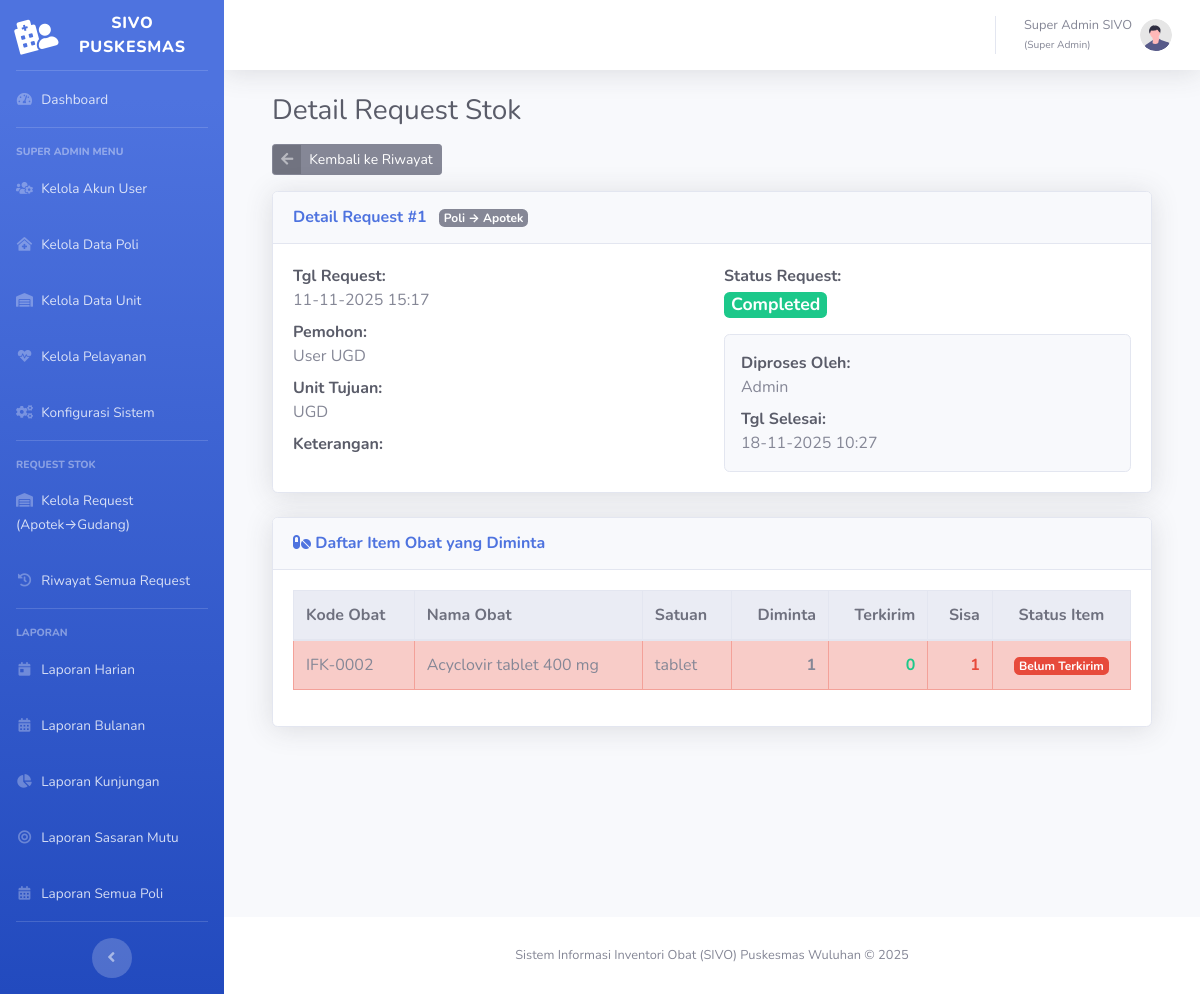
Page /request/detail.php?id=1 (signed in) on the committed database.
### tables this page shows
CREATE TABLE `tbl_request_header` (
  `id_request` bigint(20) NOT NULL,
  `tgl_request` datetime NOT NULL,
  `id_user_request` int(11) NOT NULL COMMENT 'User Poli Belakang yg request',
  `id_unit_tujuan` int(11) NOT NULL COMMENT 'Unit yg minta (cth: UGD)',
  `tipe_request` enum('Poli_ke_Apotek','Apotek_ke_Gudang') NOT NULL DEFAULT 'Poli_ke_Apotek',
  `status` enum('Pending','Partial','Completed','Cancelled') NOT NULL DEFAULT 'Pending',
  `keterangan_request` varchar(255) DEFAULT NULL,
  `id_user_approve` int(11) DEFAULT NULL COMMENT 'Admin yg memproses',
  `tgl_approve` datetime DEFAULT NULL
);

CREATE TABLE `tbl_user` (
  `id_user` int(11) NOT NULL,
  `id_role` int(11) NOT NULL,
  `id_poli` int(11) DEFAULT NULL COMMENT 'Wajib diisi jika rolenya Poli. Null jika Admin.',
  `username` varchar(50) NOT NULL,
  `password` varchar(255) NOT NULL COMMENT 'Wajib di-hash (bcrypt)',
  `nama_lengkap` varchar(100) DEFAULT NULL,
  `is_active` tinyint(1) DEFAULT 1
);

CREATE TABLE `tbl_unit` (
  `id_unit` int(11) NOT NULL,
  `nama_unit` varchar(50) NOT NULL COMMENT 'Cth: GUDANG, APOTEK, UGD, RAWAT INAP, KB PONED'
);

CREATE TABLE `tbl_request_detail` (
  `id_request_detail` bigint(20) NOT NULL,
  `id_request` bigint(20) NOT NULL,
  `id_obat` int(11) NOT NULL,
  `jumlah_request` int(11) NOT NULL,
  `jumlah_terpenuhi` int(11) NOT NULL DEFAULT 0
);

CREATE TABLE `tbl_obat` (
  `id_obat` int(11) NOT NULL,
  `kode_obat` varchar(20) NOT NULL,
  `nama_obat` varchar(255) NOT NULL,
  `satuan` varchar(30) NOT NULL,
  `id_kategori_obat` int(11) DEFAULT NULL
);

### request/detail.php (the view, shortened to what this page needs)
<?php
require_once '../config.php';
$page_title = "Detail Request Stok";
$id_request = (int)$_GET['id'];
try {
    $sql_header = "SELECT
                        h.id_request, h.tgl_request, h.status, h.keterangan_request,
                        h.tgl_approve, h.id_user_request, h.tipe_request,
                        u_req.nama_lengkap AS nama_pemohon,
                        unit_tuj.nama_unit AS nama_unit_tujuan,
                        u_app.nama_lengkap AS nama_approver
                    FROM
                        tbl_request_header h
                    JOIN
                        tbl_user u_req ON h.id_user_request = u_req.id_user
                    JOIN
                        tbl_unit unit_tuj ON h.id_unit_tujuan = unit_tuj.id_unit
                    LEFT JOIN
                        tbl_user u_app ON h.id_user_approve = u_app.id_user
                    WHERE
                        h.id_request = ?";
    $stmt_header = $pdo->prepare($sql_header);
    $stmt_header->execute([$id_request]);
    $request_header = $stmt_header->fetch();
    $tipe_request    = $request_header['tipe_request'] ?? 'Poli_ke_Apotek';
    $sql_detail = "SELECT
                        d.id_request_detail,
                        d.jumlah_request,
                        d.jumlah_terpenuhi,
                        o.kode_obat,
                        o.nama_obat,
                        o.satuan
                    FROM
                        tbl_request_detail d
                    JOIN
                        tbl_obat o ON d.id_obat = o.id_obat
                    WHERE
                        d.id_request = ?
                    ORDER BY
                        o.nama_obat ASC";
    $stmt_detail = $pdo->prepare($sql_detail);
    $stmt_detail->execute([$id_request]);
    $request_details = $stmt_detail->fetchAll();
} catch (PDOException $e) {
    die("Error mengambil data: " . $e->getMessage());
} catch (Exception $e) {
    die($e->getMessage() . " <a href='" . BASE_URL . "request/kelola.php'>Kembali ke Daftar Request</a>");
}
include '../templates/header.php';
?>
<div class="container-fluid">
    <h1 class="h3 mb-3 text-gray-800"><?php echo htmlspecialchars($page_title); ?></h1>
    <a href="<?php echo BASE_URL; ?>request/riwayat.php" class="btn btn-secondary btn-icon-split btn-sm mb-3">
        <span class="icon text-white-50"><i class="fas fa-arrow-left"></i></span>
        <span class="text">Kembali ke Riwayat</span>
    </a>
    <div class="row">
        <div class="col-lg-12">
            <div class="card shadow mb-4">
                <div class="card-header py-3">
                    <h6 class="m-0 font-weight-bold text-primary">
                        Detail Request #<?php echo $request_header['id_request']; ?>
                        <span class="badge badge-<?php echo $tipe_request === 'Apotek_ke_Gudang' ? 'primary' : 'secondary'; ?> ml-2" style="font-size:0.75rem;">
                            <?php echo $tipe_request === 'Apotek_ke_Gudang' ? 'Apotek → Gudang' : 'Poli → Apotek'; ?>
                        </span>
                    </h6>
                </div>
                <div class="card-body">
                    <div class="row">
                        <div class="col-md-6">
                            <p class="mb-2"><strong class="text-dark">Tgl Request:</strong><br>
                                <?php echo htmlspecialchars(date('d-m-Y H:i', strtotime($request_header['tgl_request']))); ?></p>
                            <p class="mb-2"><strong class="text-dark">Pemohon:</strong><br>
                                <?php echo htmlspecialchars($request_header['nama_pemohon']); ?></p>
                            <p class="mb-2"><strong class="text-dark">Unit Tujuan:</strong><br>
                                <?php echo htmlspecialchars($request_header['nama_unit_tujuan']); ?></p>
                            <p class="mb-0"><strong class="text-dark">Keterangan:</strong><br>
                                <?php echo nl2br(htmlspecialchars($request_header['keterangan_request'] ?? 'N/A')); ?></p>
                        </div>
                        <div class="col-md-6">
                            <strong class="text-dark">Status Request:</strong>
                            <p class="mt-1">
                                <?php
                                $status = $request_header['status'];
                                $badge_map = [
                                    'Pending'   => 'badge-warning',
                                    'Partial'   => 'badge-info',
                                    'Completed' => 'badge-success',
                                    'Cancelled' => 'badge-danger',
                                ];
                                $badge_class = $badge_map[$status] ?? 'badge-secondary';
                                ?>
                                <span class="badge <?php echo $badge_class; ?>" style="font-size:1.1rem;">
                                    <?php echo htmlspecialchars($status); ?>
                                </span>
                            </p>
                            <?php if ($status === 'Completed'): ?>
                                <div class="card bg-light p-3 mt-2">
                                    <p class="mb-2"><strong class="text-dark">Diproses Oleh:</strong><br>
                                        <?php echo htmlspecialchars($request_header['nama_approver'] ?? '---'); ?></p>
                                    <p class="mb-0"><strong class="text-dark">Tgl Selesai:</strong><br>
                                        <?php echo $request_header['tgl_approve'] ? htmlspecialchars(date('d-m-Y H:i', strtotime($request_header['tgl_approve']))) : '---'; ?></p>
                                </div>
                            <?php endif; ?>
                        </div>
                    </div>
                </div>
            </div>
        </div>
        <div class="col-lg-12">
            <div class="card shadow mb-4">
                <div class="card-header py-3">
                    <h6 class="m-0 font-weight-bold text-primary">
                        <i class="fas fa-pills"></i> Daftar Item Obat yang Diminta
                    </h6>
                </div>
                <div class="card-body">
                    <div class="table-responsive">
                        <table class="table table-bordered table-striped" width="100%" cellspacing="0">
                            <thead class="thead-light">
                                <tr>
                                    <th>Kode Obat</th>
                                    <th>Nama Obat</th>
                                    <th>Satuan</th>
                                    <th class="text-right">Diminta</th>
                                    <?php if (in_array($status, ['Partial', 'Completed'])): ?>
                                    <th class="text-right">Terkirim</th>
                                    <th class="text-right">Sisa</th>
                                    <th class="text-center">Status Item</th>
                                    <?php endif; ?>
                                </tr>
                            </thead>
                            <tbody>
                                <?php if (empty($request_details)): ?>
                                    <tr><td colspan="7" class="text-center text-muted">Tidak ada item obat dalam request ini.</td></tr>
                                <?php else: ?>
                                    <?php foreach ($request_details as $item):
                                        $jml_req   = (int)$item['jumlah_request'];
                                        $jml_kirim = (int)$item['jumlah_terpenuhi'];
                                        $jml_sisa  = $jml_req - $jml_kirim;
                                        if (in_array($status, ['Partial', 'Completed'])) {
                                            if ($jml_kirim === 0) {
                                                $tr_class = 'table-danger';
                                                $item_badge = '<span class="badge badge-danger">Belum Terkirim</span>';
                                            } elseif ($jml_kirim < $jml_req) {
                                                $tr_class = 'table-warning';
                                                $item_badge = '<span class="badge badge-warning text-dark">Parsial</span>';
                                            } else {
                                                $tr_class = '';
                                                $item_badge = '<span class="badge badge-success">Terpenuhi</span>';
                                            }
                                        } else {
                                            $tr_class = '';
                                            $item_badge = '';
                                        }
                                    ?>
                                    <tr class="<?php echo $tr_class; ?>">
                                        <td><?php echo htmlspecialchars($item['kode_obat']); ?></td>
                                        <td><?php echo htmlspecialchars($item['nama_obat']); ?></td>
                                        <td><?php echo htmlspecialchars($item['satuan']); ?></td>
                                        <td class="text-right font-weight-bold"><?php echo $jml_req; ?></td>
                                        <?php if (in_array($status, ['Partial', 'Completed'])): ?>
                                        <td class="text-right text-success font-weight-bold"><?php echo $jml_kirim; ?></td>
                                        <td class="text-right <?php echo $jml_sisa > 0 ? 'text-danger font-weight-bold' : 'text-muted'; ?>">
                                            <?php echo $jml_sisa > 0 ? $jml_sisa : '—'; ?>
                                        </td>
                                        <td class="text-center"><?php echo $item_badge; ?></td>
                                        <?php endif; ?>
                                    </tr>
                                    <?php endforeach; ?>
                                <?php endif; ?>
                            </tbody>
                        </table>
                    </div>
                </div>
            </div>
        </div>
    </div>
</div>
<?php include '../templates/footer.php'; ?>

### rows in the picture
tbl_request_header: id_request "1", tgl_request "11-11-2025 15:17", id_user_request.nama_lengkap "User UGD", id_unit_tujuan.nama_unit "UGD", status "Completed", id_user_approve.nama_lengkap "Admin", tgl_approve "18-11-2025 10:27"
tbl_request_detail: id_obat.kode_obat "IFK-0002", id_obat.nama_obat "Acyclovir tablet 400 mg", id_obat.satuan "tablet", jumlah_request "1", jumlah_terpenuhi "0", shows "Belum Terkirim"

### other values in the picture
$_SESSION['nama_lengkap'] "Super Admin SIVO"
$_SESSION['role_nama'] "Super Admin"
$page_title "Detail Request Stok"
